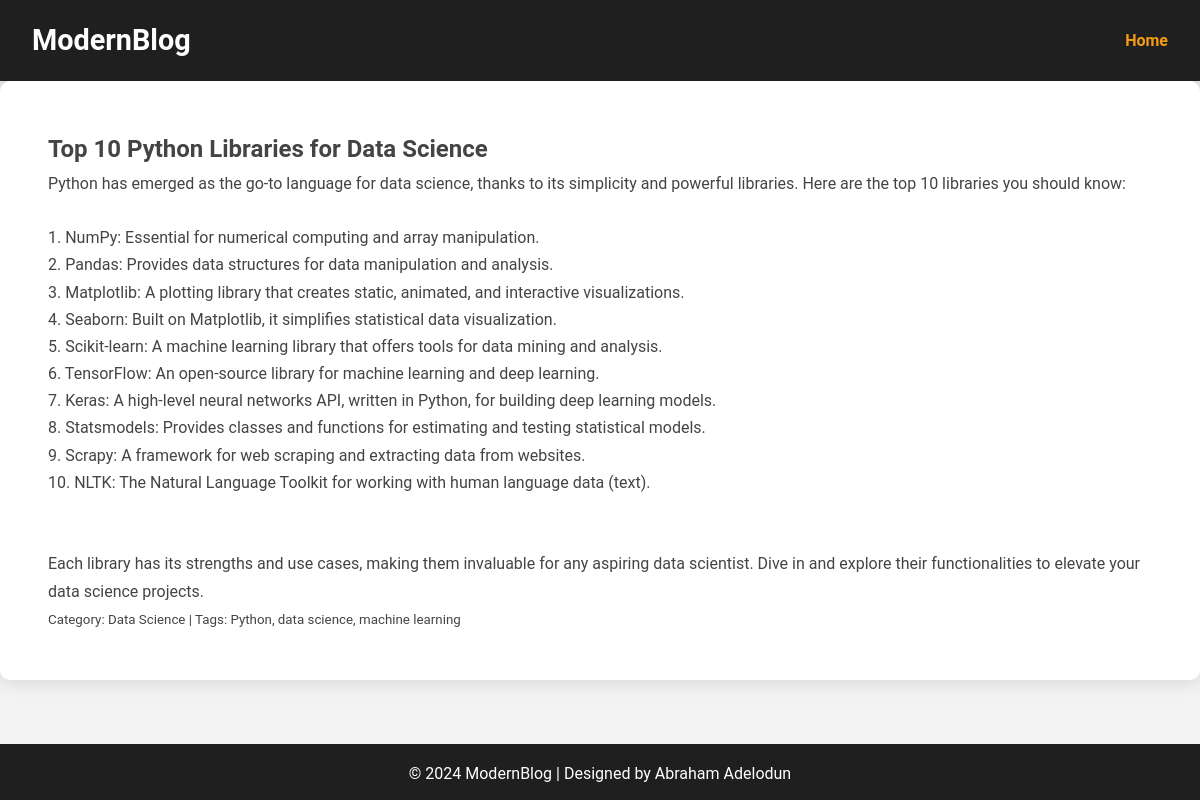
/view-post/5, run on the app's committed database.
### models.py (models this page shows)
class Post(db.Model):
    __tablename__= "blog"
    id = db.Column(db.Integer, primary_key=True)
    title = db.Column(db.String(100), nullable=False)
    content = db.Column(db.Text, nullable=False)
    category = db.Column(db.String(50), nullable=False)
    tags = db.Column(db.String(100))
    created_at = db.Column(db.DateTime, default=datetime.now())
    updated_at = db.Column(db.DateTime, onupdate=datetime.now())

### app.py (the view)
@app.route('/view-post/<int:id>', methods=['GET'])
def view_post(id):
    post = Post.query.get_or_404(id)
    return render_template('view-post.html', post=post)

### templates/view-post.html (shortened to what this page needs)
<!DOCTYPE html>
<html lang="en">
<head>
    <link rel="stylesheet" href="{{ url_for('static', filename='styles.css') }}">
</head>
<body>
    <header>
        <nav>
            <div class="logo">ModernBlog</div>
            <ul class="nav-links">
                <li><a href="{{ url_for('home') }}">Home</a></li>
            </ul>
        </nav>
    </header>
    <section class="section">
        <h2>{{ post.title }}</h2>
        <p>{{ post.content.replace('\n', '<br>') | safe  }}</p>
        <small>Category: {{ post.category }} | Tags: {{ post.tags }}</small>
    </section>
    <footer>
        <p>&copy; 2024 ModernBlog | Designed by Abraham Adelodun</p>
    </footer>
</body>
</html>

### static/styles.css (style rules this page uses)
* { margin: 0; padding: 0; box-sizing: border-box; }
body { background: linear-gradient(to bottom, #eaeaea, #f4f4f4); font-family: 'Roboto', sans-serif; color: #444; line-height: 1.7; overflow-x: hidden; }
header { background-color: #1f1f1f; color: #fff; padding: 1rem 2rem; box-shadow: 0 2px 10px rgba(0, 0, 0, 0.1); }
nav { display: flex; justify-content: space-between; align-items: center; }
.logo { font-size: 1.8rem; font-weight: 700; margin-right: 2rem; }
.nav-links { list-style: none; display: flex; gap: 10rem; padding-left: 25rem; }
.nav-links li a { color: #f39c12; text-decoration: none; font-weight: 600; position: relative; }
.nav-links li a::after { content: ''; display: block; width: 100%; height: 3px; background: #f39c12; position: absolute; bottom: -5px; left: 0; transform: scaleX(0); transition: transform 0.3s ease; }
section { padding: 4rem 2rem; max-width: 1200px; margin: 0 auto; }
.section { background-color: white; border-radius: 10px; box-shadow: 0 4px 16px rgba(0, 0, 0, 0.1); margin-bottom: 4rem; padding: 3rem; }
footer { text-align: center; padding: 1rem; background-color: #1f1f1f; color: white; margin-top: 2rem; position: relative; }

### data on the page
Post: title "Top 10 Python Libraries for Data Science", content.replace "Python has emerged as the go-to language for data science, thanks to its simplicity and powerful libraries. Here are the top 10 libraries you should know: 1. NumPy: Essential for numerical computing and array manipulation. 2. Pandas: Provides data structures for data manipulation and analysis. 3. Matplotlib: A plotting library that creates static, animated, and interactive visualizations. 4. Seaborn: Built on Matplotlib, it simplifies statistical data visualization. 5. Scikit-learn: A machine learning library that offers tools for data mining and analysis. 6. TensorFlow: An open-source library for machine learning and deep learning. 7. Keras: A high-level neural networks API, written in…", category "Data Science", tags "Python, data science, machine learning"
